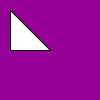
Frame 1 (no input)
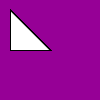
Frame 60 (the mouse pressed at the canvas centre just before this capture)
Frame 120 (the mouse held since frame 60 and released just before this capture): identical to frame 60, image omitted

The Processing sketch that drew these frames (run headless with seeded random() and noise(); from frame 60 on, the mouse is pressed at the canvas centre):

// Processing sketch: Zikr_Shapes_EMM
// ── Zikr_Shapes_EMM.pde
/*
  Emily Meuer
  06/20/2016
  
  Playing w/PShape
*/

PShape  square;

void setup()
{
  size(100,100);
  background(150,0,150);
  
  square = createShape(TRIANGLE, 0, 0, 0, 40, 40, 40);
} // setup()

void draw()
{
  shape(square, 10, 10);
} // draw()

void polygon(float x, float y, float radius, int npoints) {
  float angle = TWO_PI / npoints;
  beginShape();
  for (float a = 0; a < TWO_PI; a += angle) {
    float sx = x + cos(a) * radius;
    float sy = y + sin(a) * radius;
    vertex(sx, sy);
  }
  endShape(CLOSE);
} // polygon(float, float, float, int)
